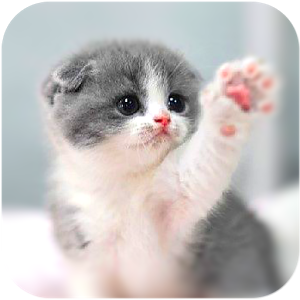
#> input picture YouTube/cat.png, 300 x 300 px
$ python pillow_crop.py
#> lines starting #> are read from the running program, lines starting #| are printed output that depends on the picture
from PIL import Image

# img is now Pillow obj
img = Image.open("cat.png")
#> img is the input picture: PIL image 300x300 RGBA; mean R, G, B, A 186.7, 182.8, 181.7, 244.5
area = (100, 100, 200, 200)
cropped_img = img.crop(area)
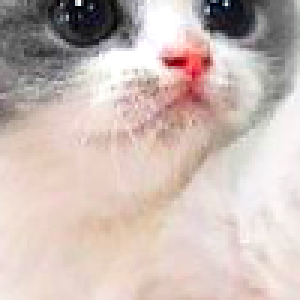
#> cropped_img: PIL image 100x100 RGBA (shown 3 times larger); mean R, G, B, A 203.6, 187.6, 181.8, 255

# display in default image viewing program
img.show()

cropped_img.show()

$ run again, with YouTube/518.jpg saved as YouTube/cat.png
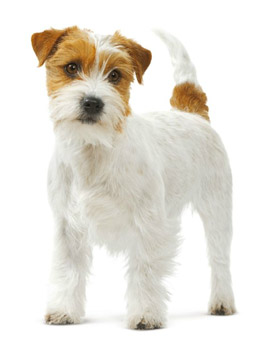
#> input picture YouTube/518.jpg, 278 x 350 px
#> img is the input picture: PIL image 278x350 RGB; mean R, G, B 233, 229.3, 221.8
#> `cropped_img = img.crop(area)`:
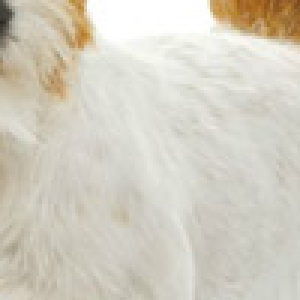
#> cropped_img: PIL image 100x100 RGB (shown 3 times larger); mean R, G, B 211, 206.5, 193.3
